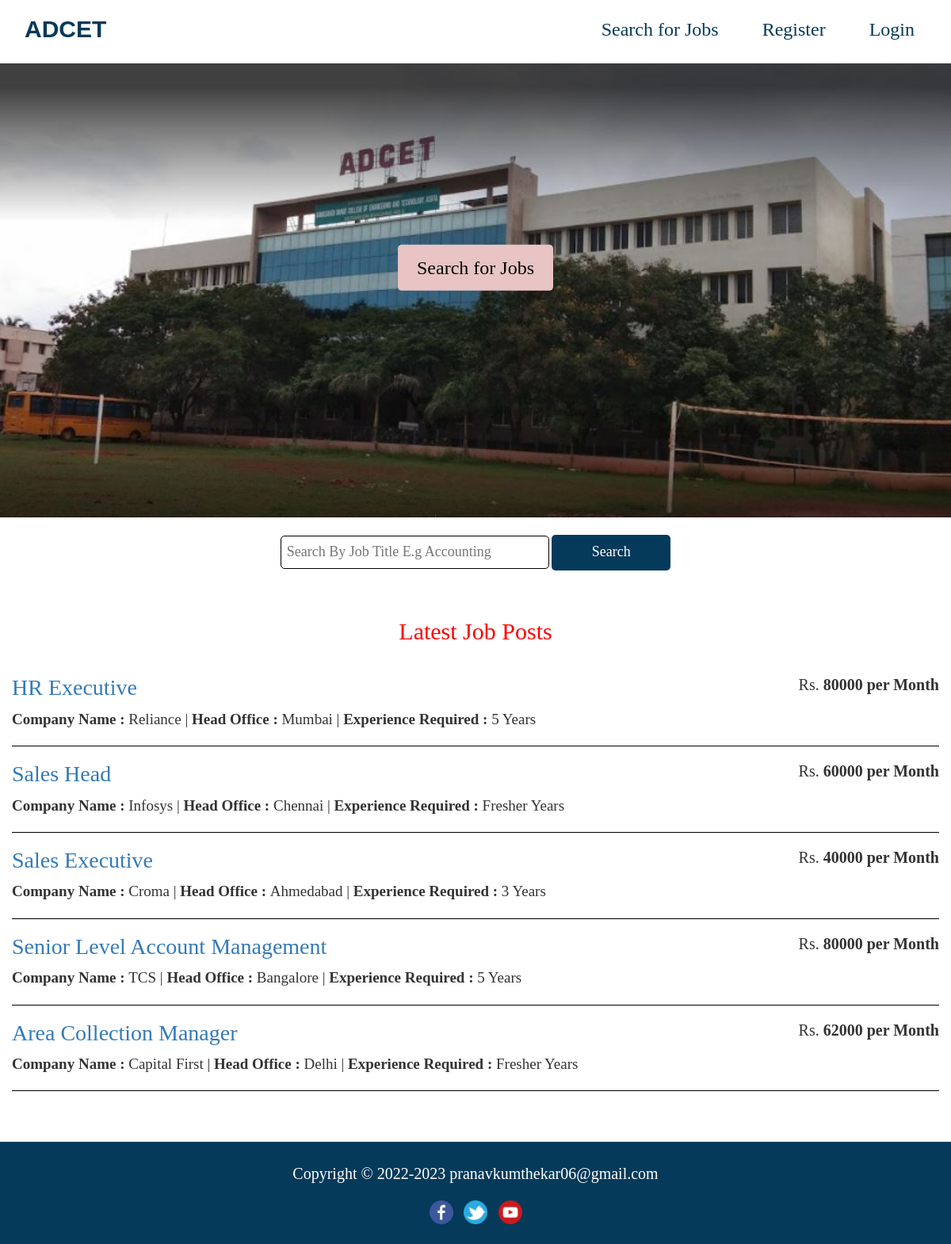
The page / on the database its author committed.
### tables this page shows
CREATE TABLE IF NOT EXISTS `job_post` (
  `id_jobpost` int(11) NOT NULL AUTO_INCREMENT,
  `id_company` int(11) NOT NULL,
  `jobtitle` varchar(255) NOT NULL,
  `description` text NOT NULL,
  `minimumsalary` varchar(255) NOT NULL,
  `maximumsalary` varchar(255) NOT NULL,
  `experience` varchar(255) NOT NULL,
  `qualification` varchar(255) NOT NULL,
  `createdAt` timestamp NOT NULL DEFAULT CURRENT_TIMESTAMP,
  PRIMARY KEY (`id_jobpost`)
);

CREATE TABLE IF NOT EXISTS `company` (
  `id_company` int(11) NOT NULL AUTO_INCREMENT,
  `companyname` varchar(255) NOT NULL,
  `headofficecity` varchar(255) NOT NULL,
  `contactno` varchar(255) NOT NULL,
  `website` varchar(255) NOT NULL,
  `companytype` varchar(255) NOT NULL,
  `email` varchar(255) NOT NULL,
  `password` varchar(255) NOT NULL,
  `createdAt` timestamp NOT NULL DEFAULT CURRENT_TIMESTAMP,
  PRIMARY KEY (`id_company`),
  UNIQUE KEY `email` (`email`)
);

### index.php (the view, shortened to what this page needs)
<?php
require_once("db.php");
?>
<!DOCTYPE html>
<html lang="en">
  <head>
    <link rel="stylesheet" href="https://maxcdn.bootstrapcdn.com/bootstrap/3.3.7/css/bootstrap.min.css">
  </head>
  <body>
  <font face="calibri">
  <section>
  <div class="container">
  <div class="row">
  <header>
    <nav class="navbar navbar-default" style="margin-bottom: 0; height: 80px; background-color: white; border-color: transparent;">
      <div class="container-fluid">
        <div class="navbar-header">
          <a class="navbar-brand" style=" font-family: Arial, Helvetica, sans-serif; font-size: 30px; color: #053a5a; line-height: 42px;" href="index.php"> <b> ADCET</b> </a>
        </div>
        <div class="collapse navbar-collapse" id="bs-example-navbar-collapse-1">
          <ul class="nav navbar-nav navbar-right">
          <?php
          if(isset($_SESSION['id_user']) && empty($_SESSION['companyLogged'])) {
            ?>
            <li style="padding-right: 25px;"><a href="user/dashboard.php" style="font-size: 24px; color: #053a5a; line-height: 42px;">Dashboard</a></li>
            <li style="padding-right: 25px;"><a href="logout.php" style="font-size: 24px; color: #053a5a; line-height: 42px;">Logout</a></li>
            <?php
            } else if(isset($_SESSION['id_user']) && isset($_SESSION['companyLogged'])){
            ?>
            <li style="padding-right: 25px;"><a href="company/dashboard.php" style="font-size: 24px; color: #053a5a; line-height: 42px;">Dashboard</a></li>
            <li style="padding-right: 25px;"><a href="logout.php" style="font-size: 24px; color: #053a5a; line-height: 42px;">Logout</a></li>
            <?php } else {
            ?>
            <li style="padding-right: 25px;"><a href="search.php" style="font-size: 24px; color: #053a5a; line-height: 42px;">Search for Jobs</a></li>
            <li style="padding-right: 25px;"><a href="mainregister.php" style="font-size: 24px; color: #053a5a; line-height: 42px;">Register</a></li>
            <li style="padding-right: -25px;"><a href="mainlogin.php" style="font-size: 24px; color: #053a5a; line-height: 42px;">Login</a></li>
          <?php } ?>
          </ul>
        </div>
      </div>
    </nav>
  </header>
  </div>
  </div>
  </section>
  <section>
    <div class="container1">
      <a href="search.php"><button class="btn1">Search for Jobs</button></a>
    </div>
  </section>
  <br>
  <div align="center">
    <form action ="" method = "post">
      <input style="font-size: 18px; color: black; padding: 7px; border: 1px solid black; border-radius: 5px;" name="search" type="text" size="30" placeholder="Search By Job Title E.g Accounting"/>
      <input type="submit" style="font-size: 18px; color: white; background-color: #053a5a; border-color: transparent; border-radius: 5px; width: 150px; height: 45px;" value="Search" />
    </form>
    <br>
  <br>
  </div>
  <section>
    <div class="container">
      <div class="row">
        <h2 class="text-center" style="color: red; font-size: 30px;">Latest Job Posts</h2>
        <br>
        <?php
        $sql = "SELECT * FROM job_post ORDER BY id_jobpost DESC limit 5";
        $result = $conn->query($sql);
        if($result->num_rows > 0) {
        while($row = $result->fetch_assoc())
        {
        $sql1 = "SELECT * FROM company WHERE id_company='$row[id_company]'";
        $result1 = $conn->query($sql1);
        if($result1->num_rows > 0) {
        while($row1 = $result1->fetch_assoc())
        {
        ?>
        <div align="left">
        <h4 style="font-size: 28px;"><a href="apply-job-post.php?id=<?php echo $row['id_jobpost']; ?>"><?php echo $row['jobtitle']; ?></a><span class="pull-right" style="font-size: 20px;">Rs. <strong><?php echo $row['maximumsalary']; ?> per Month</span></strong></h4>
        <div style="font-size: 19px;">
        <div><strong>Company Name : </strong><?php echo $row1['companyname']; ?> | <strong>Head Office : </strong><?php echo $row1['headofficecity']; ?> | <strong>Experience Required : </strong><?php echo $row['experience']; ?> Years</div>
        </div>
        <hr style="border-color:black;">
        </div>
        <?php
        }
        }
        }
        }
        ?>
      </div>
    </div>
  </section>
  <br><br>
  <footer id="footer" style="background-color: #053a5a; height: 80px;">
    <p style="color:white; font-size: 20px; line-height: 80px; text-align: center;">
      Copyright &copy; 2022-2023 <a href="index.php" style="color:white;">pranavkumthekar06@gmail.com </a>
    </p>
    <div align="center" style="background-color: #053a5a; margin-top: -1.4%; height: 55px;">
      <a href="https://www.facebook.com/TataConsultancyServices" target="_blank"><img src="img/facebook.png" style="width: 30px; height: 30px; margin-left: 5px; margin-right: 5px;" /></a>
      <a href="https://www.twitter.com/tcs" target="_blank"><img src="img/twitter.png" style="width: 30px; height: 30px; margin-left: 5px; margin-right: 5px;" /></a>
      <a href="https://www.youtube.com/channel/UCaHyiyvJp4hhPNhIU7r9uqg" target="_blank"><img src="img/youtube.png" style="width: 30px; height: 30px; margin-left: 5px; margin-right: 5px;" /></a>
    </div>
  </footer>
  </font>
  </body>
</html>

### index.php (style rules this page uses)
.container1 { position: relative; width: 100%; margin-top: 0; }
.container1 .btn1 { position: absolute; top: 45%; left: 50%; transform: translate(-50%, -50%); -ms-transform: translate(-50%, -50%); background-color: #E8C4C4; color: black; font-size: 24px; padding: 12px 24px; border: none; cursor: pointer; border-radius: 5px; }

### rows shown on the page
job_post: jobtitle "HR Executive", maximumsalary "80000", experience "5"
company: companyname "Reliance", headofficecity "Mumbai"
job_post: jobtitle "Sales Head", maximumsalary "60000", experience "Fresher"
company: companyname "Infosys", headofficecity "Chennai"
job_post: jobtitle "Sales Executive", maximumsalary "40000", experience "3"
company: companyname "Croma", headofficecity "Ahmedabad"
job_post: jobtitle "Senior Level Account Management", maximumsalary "80000", experience "5"
company: companyname "TCS", headofficecity "Bangalore"
job_post: jobtitle "Area Collection Manager", maximumsalary "62000", experience "Fresher"
company: companyname "Capital First", headofficecity "Delhi"
